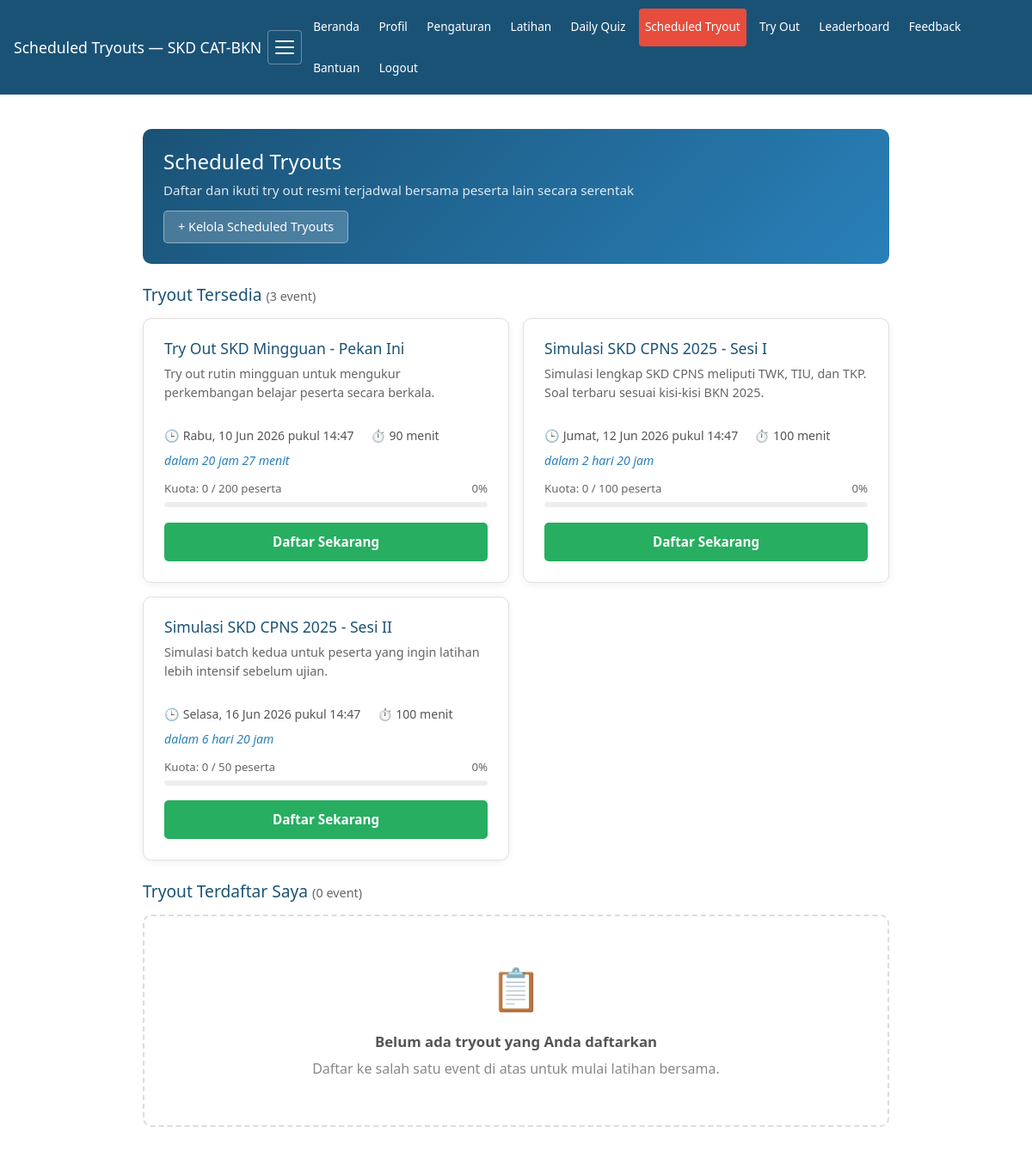
The page /pages/scheduled_tryouts.php (signed in) on the database its author committed.
### tables this page shows
CREATE TABLE `scheduled_tryouts` (
  `id` int(11) NOT NULL AUTO_INCREMENT,
  `nama` varchar(255) NOT NULL,
  `deskripsi` text DEFAULT NULL,
  `waktu_mulai` datetime NOT NULL,
  `durasi_menit` int(11) DEFAULT 90,
  `kuota` int(11) DEFAULT 100,
  `status` enum('draft','published','started','completed','cancelled') DEFAULT 'draft',
  `created_at` timestamp NOT NULL DEFAULT current_timestamp(),
  `updated_at` timestamp NOT NULL DEFAULT current_timestamp() ON UPDATE current_timestamp(),
  PRIMARY KEY (`id`)
);

### helpers.php (called while the page is built, shortened)
<?php
function e(string $text): string
{
    return htmlspecialchars($text, ENT_QUOTES, 'UTF-8');
}

### pages/scheduled_tryouts.php (the view, shortened to what this page needs)
<?php
require '../config.php';
require '../helpers.php';
$userId = (int)$_SESSION['user_id'];
try {
    $stmt = $pdo->prepare("SELECT s.*,
        (SELECT COUNT(*) FROM scheduled_tryout_registrations r WHERE r.scheduled_tryout_id = s.id) as registered_count,
        (SELECT COUNT(*) FROM scheduled_tryout_registrations r WHERE r.scheduled_tryout_id = s.id AND r.user_id = ?) as user_registered
        FROM scheduled_tryouts s
        WHERE s.status = 'published' AND s.waktu_mulai > NOW()
        ORDER BY s.waktu_mulai ASC");
    $stmt->execute([$userId]);
    $availableTryouts = $stmt->fetchAll();
} catch (Throwable $e) {
    $availableTryouts = [];
}
try {
    $stmt = $pdo->prepare("SELECT s.*, r.status as registration_status, r.registered_at
        FROM scheduled_tryout_registrations r
        JOIN scheduled_tryouts s ON r.scheduled_tryout_id = s.id
        WHERE r.user_id = ?
        ORDER BY s.waktu_mulai DESC");
    $stmt->execute([$userId]);
    $registeredTryouts = $stmt->fetchAll();
} catch (Throwable $e) {
    $registeredTryouts = [];
}
?>
<!DOCTYPE html>
<html lang="id">
<head>
<link rel="stylesheet" href="assets/style.css">
</head>
<body>
<?php require '../includes/navigation.php'; ?>
<div class="container" id="main-content" style="max-width:900px;padding:1rem">
<div style="background:linear-gradient(135deg,#1a5276,#2980b9);color:#fff;border-radius:10px;padding:1.5rem;margin-bottom:1.5rem">
    <h1 style="margin:0 0 .4rem;font-size:1.5rem">Scheduled Tryouts</h1>
    <p style="margin:0;opacity:.85;font-size:.95rem">Daftar dan ikuti try out resmi terjadwal bersama peserta lain secara serentak</p>
    <?php if (($_SESSION['user_role'] ?? '') === 'admin'): ?>
    <a href="admin_scheduled_tryouts.php" style="display:inline-block;margin-top:.8rem;padding:.45rem 1rem;background:rgba(255,255,255,.2);color:#fff;border-radius:5px;text-decoration:none;font-size:.9rem;border:1px solid rgba(255,255,255,.4)">
        + Kelola Scheduled Tryouts
    </a>
    <?php endif; ?>
</div>
<?php
function formatTanggal($dt) {
    $ts = strtotime($dt);
    $hari = ['Minggu','Senin','Selasa','Rabu','Kamis','Jumat','Sabtu'];
    $bulan = ['','Jan','Feb','Mar','Apr','Mei','Jun','Jul','Agu','Sep','Okt','Nov','Des'];
    return $hari[date('w',$ts)] . ', ' . date('j',$ts) . ' ' . $bulan[(int)date('n',$ts)] . ' ' . date('Y',$ts) . ' pukul ' . date('H:i',$ts);
}
function hitung_sisa($waktu_mulai) {
    $diff = strtotime($waktu_mulai) - time();
    $hari = floor($diff / 86400);
    $jam  = floor(($diff % 86400) / 3600);
    if ($hari > 0) return "dalam {$hari} hari {$jam} jam";
    $menit = floor(($diff % 3600) / 60);
    if ($jam > 0) return "dalam {$jam} jam {$menit} menit";
    return "dalam {$menit} menit";
}
?>
<div class="section-header">
    <h2>Tryout Tersedia <span style="color:#666;font-size:.9rem;font-weight:normal">(<?= count($availableTryouts) ?> event)</span></h2>
</div>
<?php if (empty($availableTryouts)): ?>
<div class="empty-state">
    <div class="icon">📅</div>
    <p style="font-size:1.05rem;font-weight:bold;color:#555">Belum ada scheduled tryout yang tersedia</p>
    <p>Cek kembali nanti — admin akan segera menambahkan event baru.</p>
    <?php if (($_SESSION['user_role'] ?? '') === 'admin'): ?>
    <a href="admin_scheduled_tryouts.php" style="display:inline-block;margin-top:1rem;padding:.6rem 1.4rem;background:#1a5276;color:#fff;border-radius:6px;text-decoration:none">+ Buat Scheduled Tryout</a>
    <?php endif; ?>
</div>
<?php else: ?>
<div style="display:grid;grid-template-columns:repeat(auto-fill,minmax(280px,1fr));gap:1rem;margin-bottom:1.5rem">
<?php foreach ($availableTryouts as $st):
    $pct = $st['kuota'] > 0 ? min(100, round($st['registered_count'] / $st['kuota'] * 100)) : 0;
    $fillClass = $pct >= 100 ? 'full' : ($pct >= 75 ? 'warn' : '');
?>
<div class="st-card">
    <h3><?= e($st['nama']) ?></h3>
    <p class="st-desc"><?= e($st['deskripsi']) ?></p>
    <div class="st-meta">
        <span>🕒 <?= formatTanggal($st['waktu_mulai']) ?></span>
        <span>⏱ <?= (int)$st['durasi_menit'] ?> menit</span>
        <span style="color:#2980b9;font-style:italic"><?= hitung_sisa($st['waktu_mulai']) ?></span>
    </div>
    <div>
        <div style="display:flex;justify-content:space-between;font-size:.83rem;color:#666;margin-bottom:2px">
            <span>Kuota: <?= (int)$st['registered_count'] ?> / <?= (int)$st['kuota'] ?> peserta</span>
            <span><?= $pct ?>%</span>
        </div>
        <div class="st-quota-bar"><div class="st-quota-fill <?= $fillClass ?>" style="width:<?= $pct ?>%"></div></div>
    </div>
    <?php if ($st['user_registered']): ?>
    <button disabled style="width:100%;padding:.7rem;background:#95a5a6;color:#fff;border:none;border-radius:5px;cursor:not-allowed;font-size:.95rem">✓ Sudah Terdaftar</button>
    <?php elseif ($st['registered_count'] >= $st['kuota']): ?>
    <button disabled style="width:100%;padding:.7rem;background:#e74c3c;color:#fff;border:none;border-radius:5px;cursor:not-allowed;font-size:.95rem">Kuota Penuh</button>
    <?php else: ?>
    <form method="POST">
    <button type="submit" style="width:100%;padding:.7rem;background:#27ae60;color:#fff;border:none;border-radius:5px;cursor:pointer;font-size:.95rem;font-weight:bold">Daftar Sekarang</button>
    </form>
    <?php endif; ?>
</div>
<?php endforeach; ?>
</div>
<?php endif; ?>
<div class="section-header">
    <h2>Tryout Terdaftar Saya <span style="color:#666;font-size:.9rem;font-weight:normal">(<?= count($registeredTryouts) ?> event)</span></h2>
</div>
<?php if (empty($registeredTryouts)): ?>
<div class="empty-state">
    <div class="icon">📋</div>
    <p style="font-size:1.05rem;font-weight:bold;color:#555">Belum ada tryout yang Anda daftarkan</p>
    <p>Daftar ke salah satu event di atas untuk mulai latihan bersama.</p>
</div>
<?php endif; ?>
</div>
</body>
</html>

### assets/style.css (style rules this page uses)
* { box-sizing:border-box;margin:0;padding:0 }
body { font-family:'Segoe UI',Arial,sans-serif;background:#f5f7fa;color:#222;line-height:1.6;-webkit-text-size-adjust:100%;transition:background .3s ease,color .3s ease }
.container { max-width:1000px;margin:1.5rem auto;padding:0 1rem }

### pages/scheduled_tryouts.php (style rules this page uses)
.st-card { border:1px solid #e0e0e0;border-radius:10px;padding:1.5rem;background:#fff;box-shadow:0 2px 8px rgba(0,0,0,.06);display:flex;flex-direction:column;gap:.5rem }
.st-card h3 { margin:0;color:#1a5276;font-size:1.1rem }
.st-card .st-desc { color:#666;font-size:.9rem;line-height:1.5;flex:1 }
.st-card .st-meta { display:flex;flex-wrap:wrap;gap:.5rem 1.2rem;font-size:.88rem;color:#555;margin:.3rem 0 }
.st-card .st-meta span { display:flex;align-items:center;gap:.3rem }
.st-quota-bar { background:#eee;border-radius:4px;height:6px;margin:.3rem 0 .6rem }
.empty-state { text-align:center;padding:3rem 1rem;color:#888;background:#fff;border-radius:10px;border:2px dashed #ddd }
.empty-state .icon { font-size:3rem;margin-bottom:.8rem }
.empty-state p { margin:.4rem 0 }
.section-header { display:flex;justify-content:space-between;align-items:center;margin:1.5rem 0 1rem;flex-wrap:wrap;gap:.5rem }
.section-header h2 { margin:0;color:#1a5276;font-size:1.2rem }

### rows shown on the page
scheduled_tryouts: nama "Try Out SKD Mingguan - Pekan Ini", deskripsi "Try out rutin mingguan untuk mengukur perkembangan belajar peserta secara berkala.", waktu_mulai "Rabu, 10 Jun 2026 pukul 14:47", durasi_menit "90", waktu_mulai "dalam 20 jam 27 menit", registered_count "0", kuota "200", pct "0"
scheduled_tryouts: nama "Simulasi SKD CPNS 2025 - Sesi I", deskripsi "Simulasi lengkap SKD CPNS meliputi TWK, TIU, dan TKP. Soal terbaru sesuai kisi-kisi BKN 2025.", waktu_mulai "Jumat, 12 Jun 2026 pukul 14:47", durasi_menit "100", waktu_mulai "dalam 2 hari 20 jam", registered_count "0", kuota "100", pct "0"
scheduled_tryouts: nama "Simulasi SKD CPNS 2025 - Sesi II", deskripsi "Simulasi batch kedua untuk peserta yang ingin latihan lebih intensif sebelum ujian.", waktu_mulai "Selasa, 16 Jun 2026 pukul 14:47", durasi_menit "100", waktu_mulai "dalam 6 hari 20 jam", registered_count "0", kuota "50", pct "0"

### other values the page prints
$pageTitle "Scheduled Tryouts — SKD CAT-BKN"
count($availableTryouts) "3"
count($registeredTryouts) "0"
